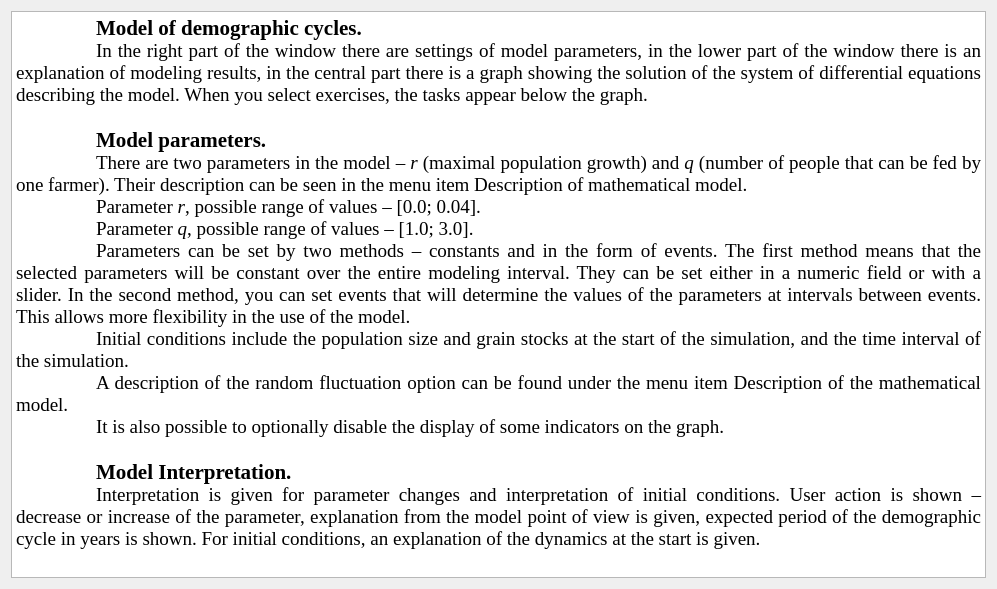
<?xml version="1.0" encoding="UTF-8"?>
<ui version="4.0">
 <class>en_comp</class>
 <widget class="QDialog" name="en_comp">
  <property name="geometry">
   <rect>
    <x>0</x>
    <y>0</y>
    <width>997</width>
    <height>589</height>
   </rect>
  </property>
  <property name="windowTitle">
   <string>Description of the computer model</string>
  </property>
  <layout class="QVBoxLayout" name="verticalLayout">
   <item>
    <widget class="QTextBrowser" name="textBrowser">
     <property name="font">
      <font>
       <family>Times New Roman</family>
       <pointsize>14</pointsize>
      </font>
     </property>
     <property name="html">
      <string>&lt;!DOCTYPE HTML PUBLIC &quot;-//W3C//DTD HTML 4.0//EN&quot; &quot;http://www.w3.org/TR/REC-html40/strict.dtd&quot;&gt;
&lt;html&gt;&lt;head&gt;&lt;meta name=&quot;qrichtext&quot; content=&quot;1&quot; /&gt;&lt;style type=&quot;text/css&quot;&gt;
p, li { white-space: pre-wrap; }
&lt;/style&gt;&lt;/head&gt;&lt;body style=&quot; font-family:'Times New Roman'; font-size:14pt; font-weight:400; font-style:normal;&quot;&gt;
&lt;p align=&quot;justify&quot; style=&quot; margin-top:0px; margin-bottom:0px; margin-left:0px; margin-right:0px; -qt-block-indent:0; text-indent:0px;&quot;&gt;	&lt;span style=&quot; font-size:16pt; font-weight:600;&quot;&gt;Model of demographic cycles.&lt;/span&gt;&lt;/p&gt;
&lt;p align=&quot;justify&quot; style=&quot; margin-top:0px; margin-bottom:0px; margin-left:0px; margin-right:0px; -qt-block-indent:0; text-indent:0px;&quot;&gt;	In the right part of the window there are settings of model parameters, in the lower part of the window there is an explanation of modeling results, in the central part there is a graph showing the solution of the system of differential equations describing the model. When you select exercises, the tasks appear below the graph.&lt;/p&gt;
&lt;p align=&quot;justify&quot; style=&quot;-qt-paragraph-type:empty; margin-top:0px; margin-bottom:0px; margin-left:0px; margin-right:0px; -qt-block-indent:0; text-indent:0px;&quot;&gt;&lt;br /&gt;&lt;/p&gt;
&lt;p align=&quot;justify&quot; style=&quot; margin-top:0px; margin-bottom:0px; margin-left:0px; margin-right:0px; -qt-block-indent:0; text-indent:0px;&quot;&gt;	&lt;span style=&quot; font-size:16pt; font-weight:600;&quot;&gt;Model parameters.&lt;/span&gt;&lt;/p&gt;
&lt;p align=&quot;justify&quot; style=&quot; margin-top:0px; margin-bottom:0px; margin-left:0px; margin-right:0px; -qt-block-indent:0; text-indent:0px;&quot;&gt;	There are two parameters in the model – &lt;span style=&quot; font-style:italic;&quot;&gt;r&lt;/span&gt; (maximal population growth) and &lt;span style=&quot; font-style:italic;&quot;&gt;q&lt;/span&gt; (number of people that can be fed by one farmer). Their description can be seen in the menu item Description of mathematical model.&lt;/p&gt;
&lt;p align=&quot;justify&quot; style=&quot; margin-top:0px; margin-bottom:0px; margin-left:0px; margin-right:0px; -qt-block-indent:0; text-indent:0px;&quot;&gt;	Parameter &lt;span style=&quot; font-style:italic;&quot;&gt;r&lt;/span&gt;, possible range of values – [0.0; 0.04].&lt;/p&gt;
&lt;p align=&quot;justify&quot; style=&quot; margin-top:0px; margin-bottom:0px; margin-left:0px; margin-right:0px; -qt-block-indent:0; text-indent:0px;&quot;&gt;	Parameter &lt;span style=&quot; font-style:italic;&quot;&gt;q&lt;/span&gt;, possible range of values – [1.0; 3.0].&lt;/p&gt;
&lt;p align=&quot;justify&quot; style=&quot; margin-top:0px; margin-bottom:0px; margin-left:0px; margin-right:0px; -qt-block-indent:0; text-indent:0px;&quot;&gt;	Parameters can be set by two methods – constants and in the form of events. The first method means that the selected parameters will be constant over the entire modeling interval. They can be set either in a numeric field or with a slider. In the second method, you can set events that will determine the values of the parameters at intervals between events. This allows more flexibility in the use of the model.&lt;/p&gt;
&lt;p align=&quot;justify&quot; style=&quot; margin-top:0px; margin-bottom:0px; margin-left:0px; margin-right:0px; -qt-block-indent:0; text-indent:0px;&quot;&gt;	Initial conditions include the population size and grain stocks at the start of the simulation, and the time interval of the simulation.&lt;/p&gt;
&lt;p align=&quot;justify&quot; style=&quot; margin-top:0px; margin-bottom:0px; margin-left:0px; margin-right:0px; -qt-block-indent:0; text-indent:0px;&quot;&gt;	A description of the random fluctuation option can be found under the menu item Description of the mathematical model.&lt;/p&gt;
&lt;p align=&quot;justify&quot; style=&quot; margin-top:0px; margin-bottom:0px; margin-left:0px; margin-right:0px; -qt-block-indent:0; text-indent:0px;&quot;&gt;	It is also possible to optionally disable the display of some indicators on the graph.&lt;/p&gt;
&lt;p align=&quot;justify&quot; style=&quot;-qt-paragraph-type:empty; margin-top:0px; margin-bottom:0px; margin-left:0px; margin-right:0px; -qt-block-indent:0; text-indent:0px;&quot;&gt;&lt;br /&gt;&lt;/p&gt;
&lt;p align=&quot;justify&quot; style=&quot; margin-top:0px; margin-bottom:0px; margin-left:0px; margin-right:0px; -qt-block-indent:0; text-indent:0px;&quot;&gt;	&lt;span style=&quot; font-size:16pt; font-weight:600;&quot;&gt;Model Interpretation.&lt;/span&gt;&lt;/p&gt;
&lt;p align=&quot;justify&quot; style=&quot; margin-top:0px; margin-bottom:0px; margin-left:0px; margin-right:0px; -qt-block-indent:0; text-indent:0px;&quot;&gt;	Interpretation is given for parameter changes and interpretation of initial conditions. User action is shown – decrease or increase of the parameter, explanation from the model point of view is given, expected period of the demographic cycle in years is shown. For initial conditions, an explanation of the dynamics at the start is given.&lt;/p&gt;&lt;/body&gt;&lt;/html&gt;</string>
     </property>
    </widget>
   </item>
  </layout>
 </widget>
 <resources>
  <include location="../resources/res.qrc"/>
 </resources>
 <connections/>
</ui>
